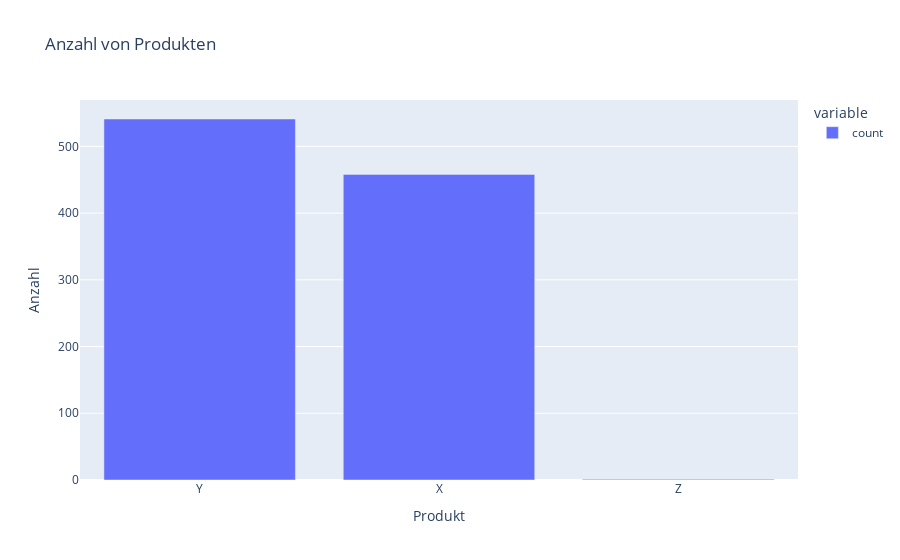

Here is the notebook cell this chart was saved with:
### Markdown cell above
<span style="color:#FF5F00"><b>AUFGABE:</b></span><br>
Stellen Sie selbstständig ein Säulen- oder Balkendiagramm für das nominale Merkmal ```Produkt``` dar. Was fällt Ihnen auf?

### Code cell
# Erstelle Diagramm von Produkten analog zu den oberen Beispielen
plot = df["Produkt"].value_counts().plot(kind="bar", title="Anzahl von Produkten (absolute Häufigkeit)")
#* Note: Die Achsen müssen explizit umbenannt werden
plot.update_layout(xaxis_title="Produkt", yaxis_title="Anzahl")

### Figure 1 — Plotly figure (JSON) as saved in the notebook; plotly's stock layout.template omitted (floating-point values rounded to 4 significant figures)
{"data": [{"hovertemplate": "variable=count<br>Produkt=%{x}<br>value=%{y}<extra></extra>", "legendgroup": "count", "marker": {"color": "#636efa", "pattern": {"shape": ""}}, "name": "count", "orientation": "v", "showlegend": true, "textposition": "auto", "type": "bar", "x": ["Y", "X", "Z"], "xaxis": "x", "y": [541, 458, 1], "yaxis": "y"}], "layout": {"barmode": "relative", "legend": {"title": {"text": "variable"}, "tracegroupgap": 0}, "title": {"text": "Anzahl von Produkten"}, "xaxis": {"anchor": "y", "domain": [0, 1], "title": {"text": "Produkt"}}, "yaxis": {"anchor": "x", "domain": [0, 1], "title": {"text": "Anzahl"}}}}
